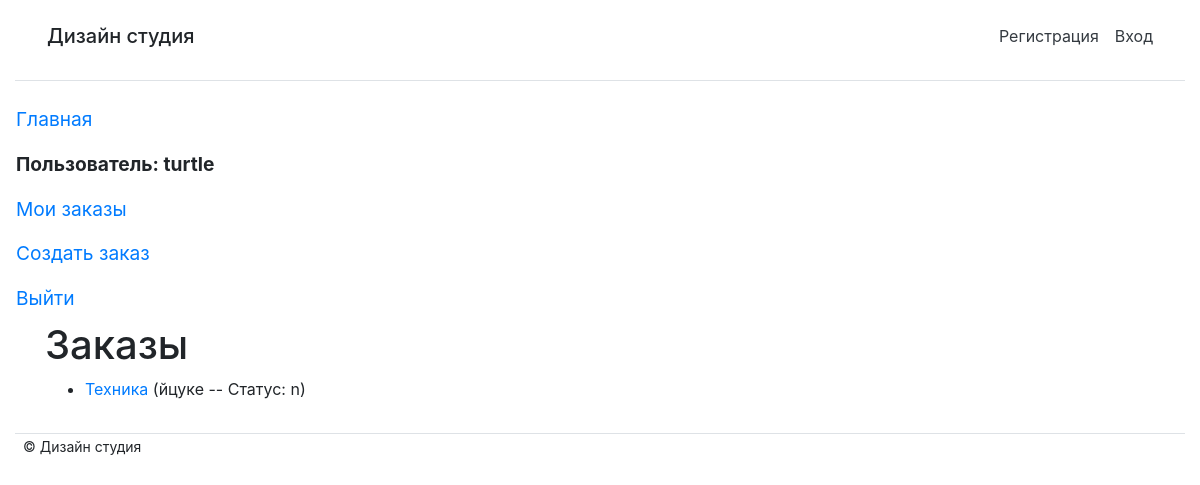
The page /studio/myorders/ (signed in) on the database as committed earlier.
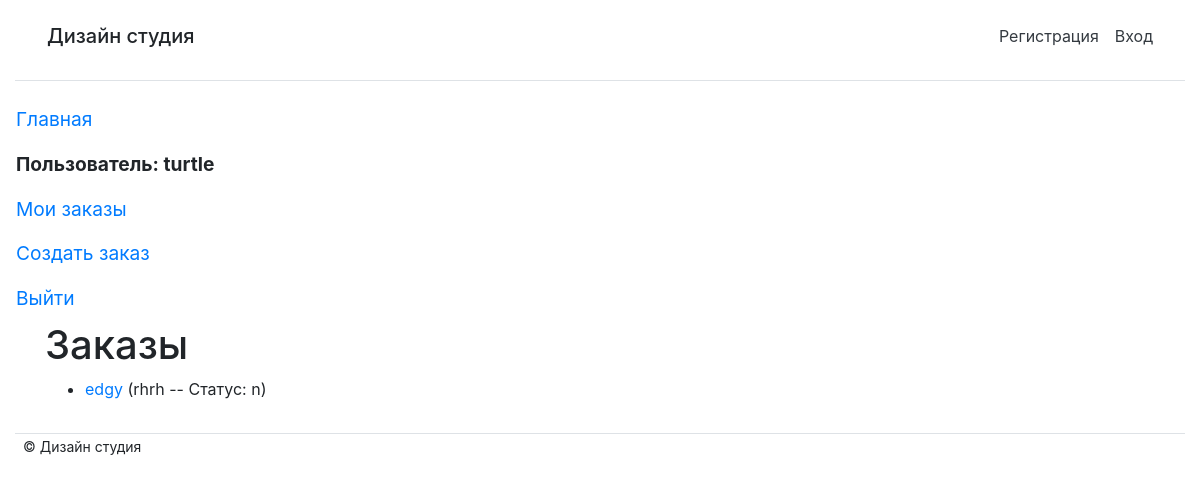
The same page on the database as committed later.
### studio/models.py (models this page shows, shortened)
class Order(models.Model):
    day_add = models.DateField(null=True, blank=True)
    name = models.CharField(max_length=200, verbose_name='Имя', blank=False)
    summary = models.TextField(max_length=1000, help_text="Описание", blank=False)
    category = models.ForeignKey('category', help_text="Выбор категории", on_delete=models.CASCADE, blank=False)
    photo_file = models.ImageField(max_length=200, upload_to=get_name_file, blank=False, null=True,
                                   validators=[FileExtensionValidator(allowed_extensions=['png', 'jpg', 'jpeg'])])
    customer_order = models.ForeignKey('user', on_delete=models.SET_NULL, null=True, blank=True)
    LOAN_STATUS = (
        ('n', 'Новая'),
        ('a', 'Принято в работу'),
        ('c', 'Выполнено'),
    )
    status = models.CharField(max_length=1, choices=LOAN_STATUS, blank=True, default='n')
    class Meta:
        ordering = ["status"]
        permissions = (("can_mark_returned", "Установите статус заказа"),)

### studio/views.py (the view)
# urls.py: path('myorders/', views.LoanedOrdersByUserListView.as_view(), name='my-order'),
class LoanedOrdersByUserListView(LoginRequiredMixin, generic.ListView):
    model = Order
    template_name = 'studio/order_list_customer_user.html'
    paginate_by = 10
    def get_queryset(self):
        return Order.objects.filter(customer_order=self.request.user)

### studio/templates/studio/order_list_customer_user.html
{% extends "base.html" %}
{% block content %}
    <h1>Заказы</h1>
    {% if order_list %}
    <ul>
      {% for order in order_list %}
      <li class="{% if order.is_overdue %}text-danger{% endif %}">
        <a href="{% url 'order-detail' order.pk %}">{{order.name}}</a> ({{ order.summary }} -- Статус: {{order.status}})
      </li>
      {% endfor %}
    </ul>
    {% else %}
      <p>У вас нет заказов</p>
    {% endif %}
{% endblock %}

Rows that differ between the two databases and show on the page:
removed Order: name "Техника", summary "йцуке", status "n"
added Order: name "edgy", summary "rhrh", status "n"
